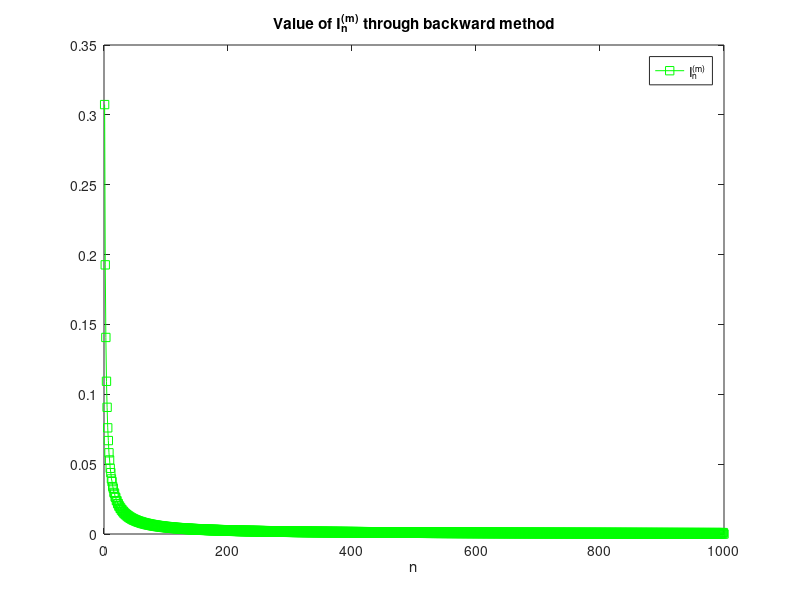

Write the MATLAB code that produced this figure. (Note: this script raises an error after producing the figure.)
m = 1000;
a = 1;

I = zeros(m,1);
I(m) = 0;

for i = m:-1:2
  I(i-1) = (1/a)*(1/i - I(i));
end
I;

figure();
plot(I, "-sg"); hold on
title('Value of I^{(m)}_n through backward method');
xlabel("n");
legend('I^{(m)}_n');
tight();
